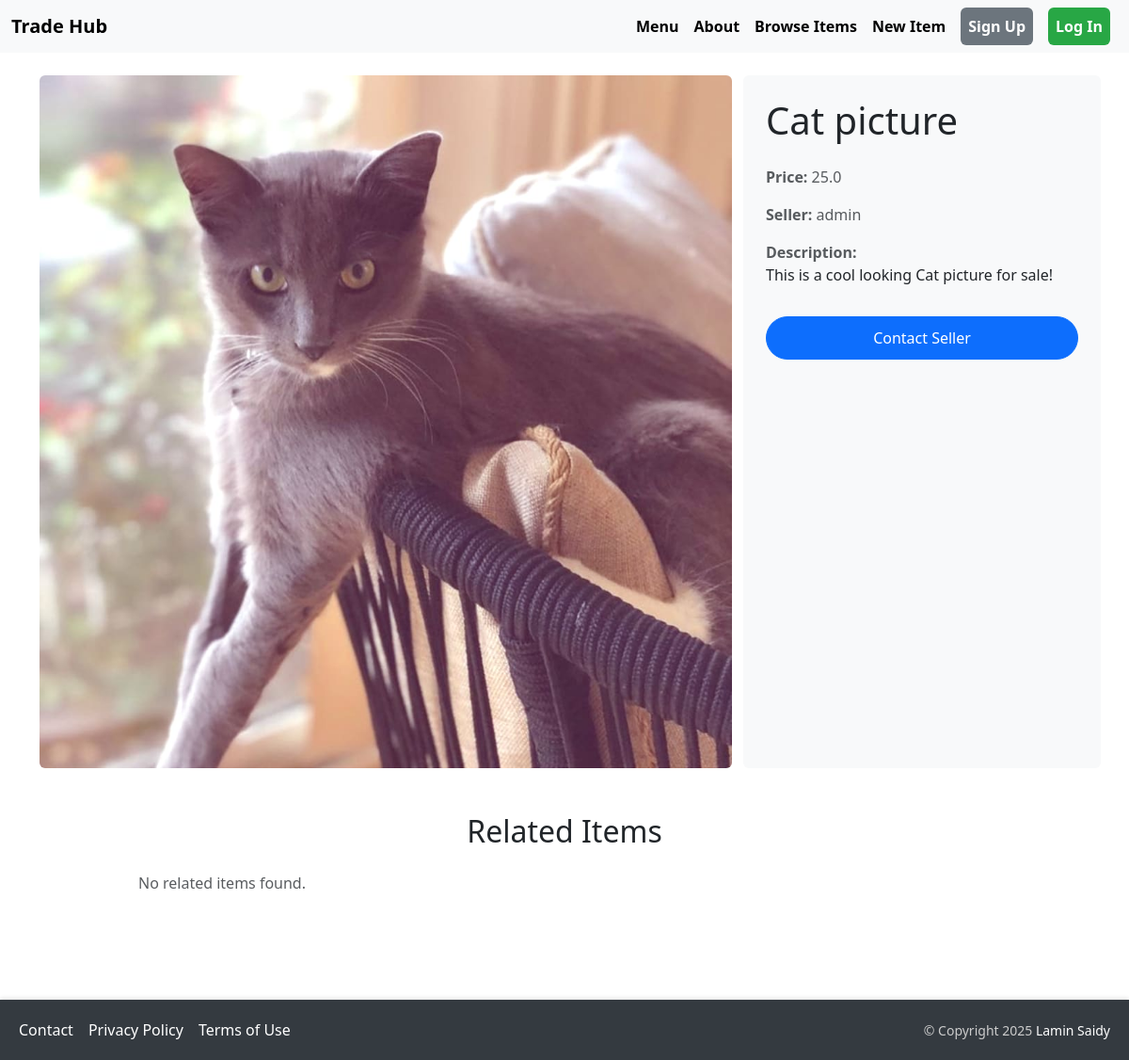
The page /items/detail/1/ on the database as committed earlier.
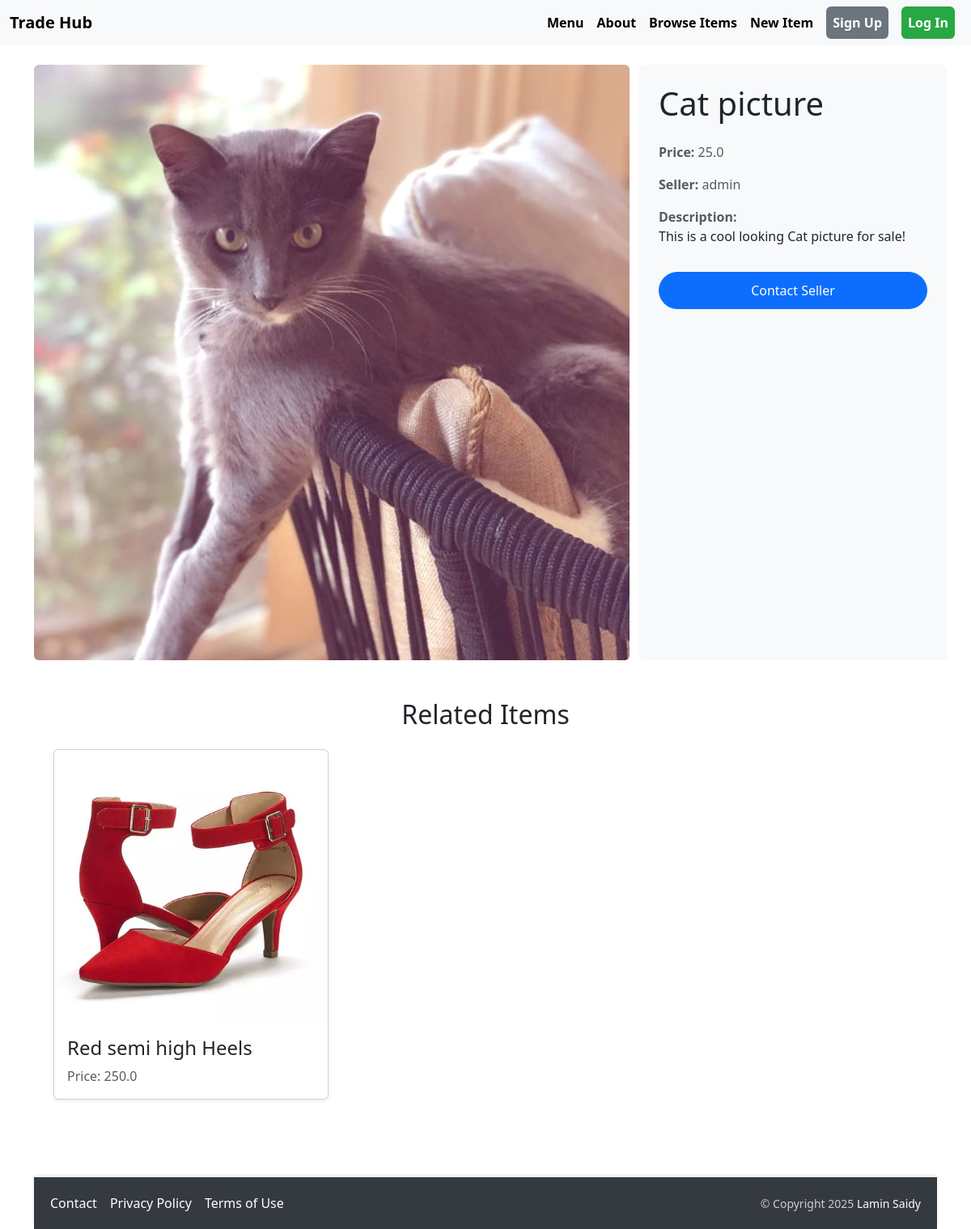
The same page on the database as committed later.
### item/models.py (models this page shows, shortened)
class Item(models.Model):
    category = models.ForeignKey(Category, related_name='items', on_delete=models.CASCADE)
    name = models.CharField(max_length=255)
    description = models.TextField(blank=True, null=True)
    price = models.FloatField()
    image = models.ImageField(upload_to='item_images', blank=True, null=True)
    is_sold = models.BooleanField(default=False)
    created_by = models.ForeignKey(User, related_name='items', on_delete=models.CASCADE)
    created_at = models.DateTimeField(auto_now_add=True)

### item/views.py (the view)
# urls.py: path('detail/<int:pk>/', views.detail, name='detail'),
def detail(request, pk):
    item = get_object_or_404(Item, pk=pk)
    related_items = Item.objects.filter(category=item.category, is_sold=False).exclude(pk=pk)[0:3]
    return render(request, 'item/detail.html', {
        'item': item,
        'related_items': related_items
    })

### item/templates/item/detail.html (shortened to what this page needs)
{% extends 'products/base.html' %}
{% load static %}
{% block content %}
<div class="row g-4">
    <div class="col-md-8">
        {% if item.image %}
            <img
              src="{{ item.image.url }}"
              class="img-fluid rounded"
              alt="{{ item.name }}"
              onerror="this.onerror=null; this.src='{% static 'images/default-image.jpg' %}'"
            />
        {% else %}
            <div class="bg-light d-flex align-items-center justify-content-center rounded" style="height: 300px;">
                <p class="text-muted">No image available</p>
            </div>
        {% endif %}
    </div>
    <div class="col-md-4 p-4 bg-light rounded">
        <h1 class="mb-4">{{ item.name }}</h1>
        <p class="text-muted"><strong>Price: </strong>{{ item.price }}</p>
        <p class="text-muted"><strong>Seller: </strong>{{ item.created_by.username }}</p>
        {% if item.description %}
            <p class="text-dark">
                <strong class="text-muted">Description:</strong><br>
                {{ item.description }}
            </p>
        {% endif %}
        {% if request.user != item.created_by %}
            <a href="{% url 'conversation:new' item.id %}" class="btn btn-primary contact-seller-btn w-100 mt-3">
                Contact Seller
            </a>
        {% endif %}
    </div>
</div>
<div class="mt-6 px-4 py-5 section-bg">
    <h2 class="mb-4 text-center section-title">Related Items</h2>
    <div class="row row-cols-1 row-cols-md-3 g-4">
        {% for related_item in related_items %}
        <div class="col">
            <a href="{% url 'item:detail' related_item.id %}" class="text-decoration-none text-reset">
                <div class="card h-100 shadow-sm">
                    {% if related_item.image %}
                        <img
                            src="{{ related_item.image.url }}"
                            class="card-img-top rounded-top-3"
                            alt="{{ related_item.name }}"
                            onerror="this.onerror=null; this.src='{% static 'images/default-image.jpg' %}'"
                        />
                    {% else %}
                        <div class="card-img-top rounded-top-3 bg-light d-flex align-items-center justify-content-center" style="height: 200px;">
                            <p class="text-muted">No image available</p>
                        </div>
                    {% endif %}
                    <div class="card-body">
                        <h2 class="card-title h4">{{ related_item.name }}</h2>
                        <p class="card-text text-muted">Price: {{ related_item.price }}</p>
                </div>
            </a>
        </div>
        {% empty %}
        <div class="col-12 text-center">
            <p class="text-muted">No related items found.</p>
        </div>
        {% endfor %}
    </div>
</div>
{% endblock %}

Rows that differ between the two databases and show on the page:
added Item: image (picture), name "Red semi high Heels", price "250.0"
Other text that changed with them:
text no longer shown: "No related items found."
